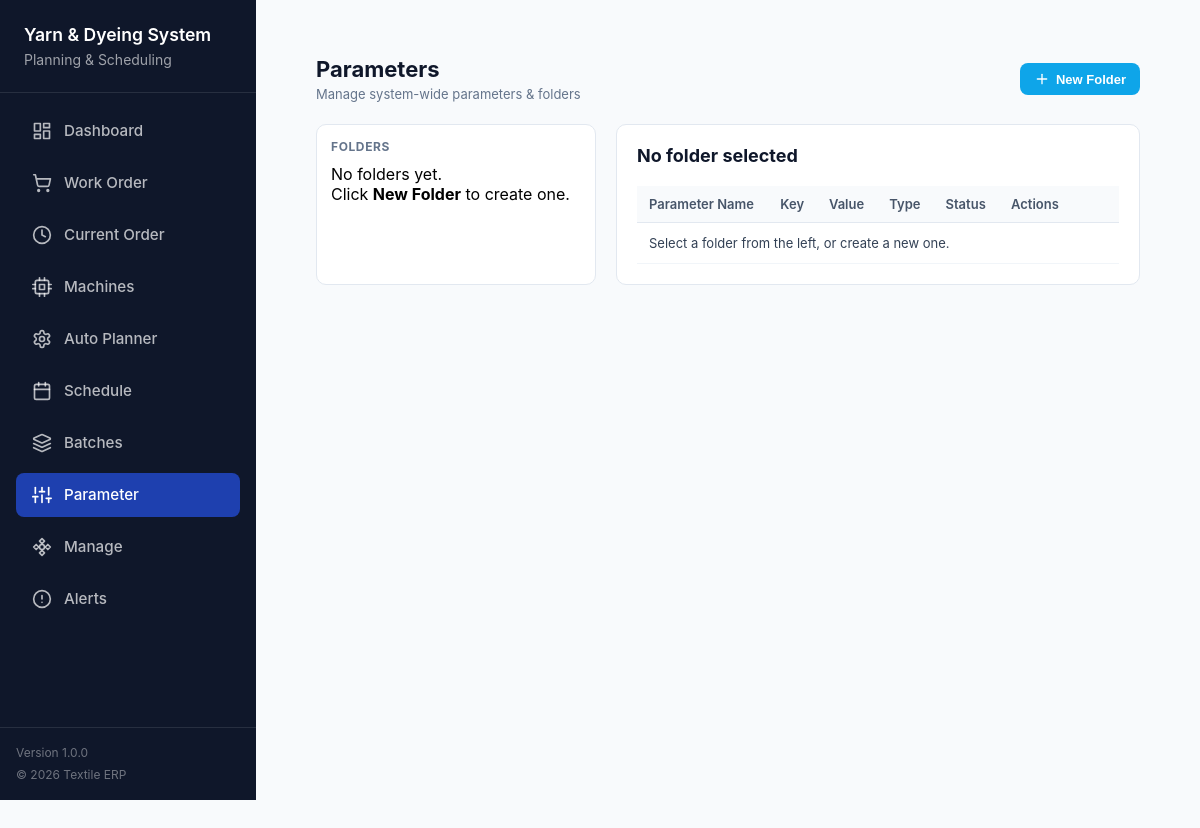
/parameters/, run on an earlier commit of the app's database.
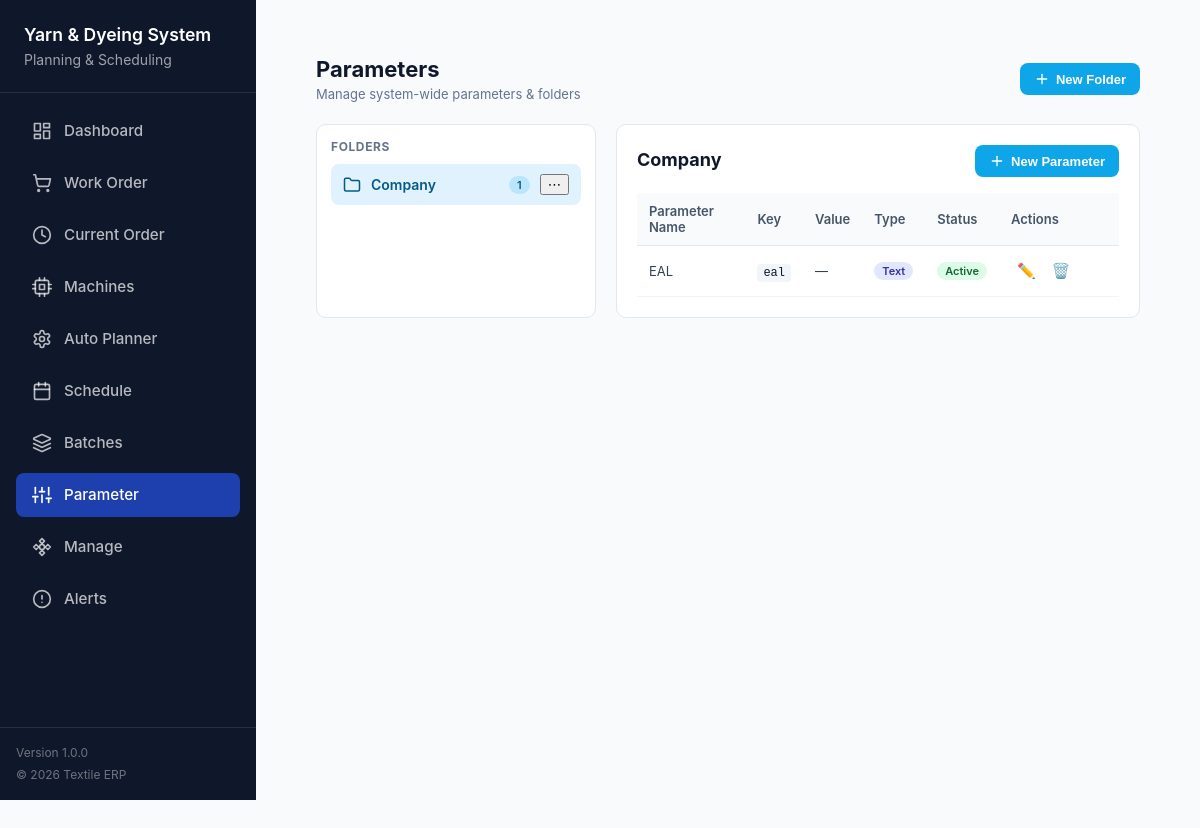
And on a later commit of the database.
### dpms_app/models.py (models this page shows, shortened)
class ParameterFolder(models.Model):
    name = models.CharField(max_length=100)
    slug = models.SlugField(max_length=100, unique=True, blank=True)
    description = models.CharField(max_length=300, blank=True, null=True)
    display_order = models.PositiveIntegerField(default=0)
    created_at = models.DateTimeField(auto_now_add=True)
    updated_at = models.DateTimeField(auto_now=True)
    class Meta:
        ordering = ['display_order', 'name']
        verbose_name = 'Parameter Folder'
        verbose_name_plural = 'Parameter Folders'

class Parameter(models.Model):
    TYPE_CHOICES = [
        ('text', 'Text'),
        ('number', 'Number'),
        ('select', 'Select'),
        ('boolean', 'Boolean'),
    ]
    folder = models.ForeignKey(
        ParameterFolder,
        on_delete=models.CASCADE,
        related_name='parameters',
    )
    name = models.CharField(max_length=100)
    key = models.CharField(max_length=100)
    value = models.CharField(max_length=300, blank=True, null=True)
    param_type = models.CharField(max_length=20, choices=TYPE_CHOICES, default='text')
    is_active = models.BooleanField(default=True)
    display_order = models.PositiveIntegerField(default=0)
    created_at = models.DateTimeField(auto_now_add=True)
    updated_at = models.DateTimeField(auto_now=True)
    class Meta:
        ordering = ['display_order', 'name']
        unique_together = ['folder', 'key']
        verbose_name = 'Parameter'
        verbose_name_plural = 'Parameters'

### dpms_app/views.py (the view)
# urls.py: path('parameters/', views.parameters_page, name='parameters'),
def parameters_page(request):
    folders = ParameterFolder.objects.prefetch_related('parameters').all()
    folder_id = request.GET.get('folder')
    if folder_id:
        active_folder = ParameterFolder.objects.filter(id=folder_id).first()
    else:
        active_folder = folders.first()
    parameters = []
    if active_folder:
        parameters = active_folder.parameters.all().order_by('display_order', 'name')
    context = {
        'active_view': 'parameters',
        'rejection_count': 0,
        'folders': folders,
        'active_folder': active_folder,
        'parameters': parameters,
    }
    return render(request, 'parameters/parameters.html', context)

### dpms_app/templates/parameters/parameters.html (shortened to what the changed rows need)
{% extends 'base.html' %}
{% load static %}
{% block content %}
<link rel="stylesheet" href="{% static 'css/parameters.css' %}" />
<div class="param-page">
  <div class="param-header">
    <div>
      <h1 class="param-title">Parameters</h1>
    </div>
  </div>
  <div class="param-layout">
    <aside class="param-folders">
      <ul class="folder-list" id="folderList">
        {% if folders %}
          {% for f in folders %}
            <li class="folder-item {% if active_folder and active_folder.id == f.id %}active{% endif %}"
                data-folder-id="{{ f.id }}"
                data-folder-name="{{ f.name|escape }}"
                data-folder-desc="{{ f.description|default:''|escape }}">
              <svg class="folder-icon" viewBox="0 0 24 24" fill="none" stroke="currentColor" stroke-width="2" stroke-linecap="round" stroke-linejoin="round">
                <path d="M4 20h16a2 2 0 0 0 2-2V8a2 2 0 0 0-2-2h-7.93a2 2 0 0 1-1.66-.9l-.82-1.2A2 2 0 0 0 7.93 3H4a2 2 0 0 0-2 2v13a2 2 0 0 0 2 2Z"></path>
              </svg>
              <span class="folder-name">{{ f.name }}</span>
              <span class="folder-count">{{ f.parameters.count }}</span>
              <button class="folder-menu-btn" title="Folder options">⋯</button>
            </li>
          {% endfor %}
        {% else %}
          <li class="folder-empty">
            No folders yet.<br>Click <b>New Folder</b> to create one.
          </li>
        {% endif %}
      </ul>
    </aside>
    <section class="param-detail">
      <div class="detail-header">
        <div>
          <h2 id="folderTitle">
            {% if active_folder %}{{ active_folder.name }}{% else %}No folder selected{% endif %}
          </h2>
        </div>
        {% if active_folder %}
          <button class="btn-primary" id="btnNewParam"
                  data-folder-id="{{ active_folder.id }}">
            <svg width="16" height="16" viewBox="0 0 24 24" fill="none" stroke="currentColor" stroke-width="2" stroke-linecap="round" stroke-linejoin="round">
              <line x1="12" y1="5" x2="12" y2="19"></line>
              <line x1="5" y1="12" x2="19" y2="12"></line>
            </svg>
            New Parameter
          </button>
        {% endif %}
      </div>
      <div class="table-wrap">
        <table class="param-table">
          <thead>
            <tr>
              <th>Parameter Name</th>
              <th>Key</th>
              <th>Value</th>
              <th>Type</th>
              <th>Status</th>
              <th width="120">Actions</th>
            </tr>
          </thead>
          <tbody id="paramTbody">
            {% if parameters %}
              {% for p in parameters %}
                <tr data-param-id="{{ p.id }}">
                  <td>{{ p.name }}</td>
                  <td><code>{{ p.key }}</code></td>
                  <td>{{ p.value|default:'—' }}</td>
                  <td><span class="badge badge-{{ p.param_type }}">{{ p.get_param_type_display }}</span></td>
                  <td>
                    {% if p.is_active %}
                      <span class="badge badge-active">Active</span>
                    {% else %}
                      <span class="badge badge-inactive">Inactive</span>
                    {% endif %}
                  </td>
                  <td>
                    <button class="btn-icon js-edit-param" title="Edit" data-param-id="{{ p.id }}">✏️</button>
                    <button class="btn-icon danger js-delete-param" title="Delete" data-param-id="{{ p.id }}">🗑️</button>
                  </td>
                </tr>
              {% endfor %}
            {% else %}
              <tr>
                <td colspan="6" class="empty-row">
                  {% if active_folder %}
                    No parameters yet. Click <b>New Parameter</b> to add one.
                  {% else %}
                    Select a folder from the left, or create a new one.
                  {% endif %}
                </td>
              </tr>
            {% endif %}
          </tbody>
        </table>
      </div>
    </section>
  </div>
</div>
{% endblock %}

What changed in the data, as far as the page shows it:
added ParameterFolder: name "Company", parameters.count "1"
added Parameter: name "EAL", key "eal", value "—", param_type "Text", is_active "Active"
Also different on the page:
text no longer shown: "No folders yet. Click New Folder to create one. No folder selected Select a folder from the left, or create a new one."
text now shown: "New Parameter"
